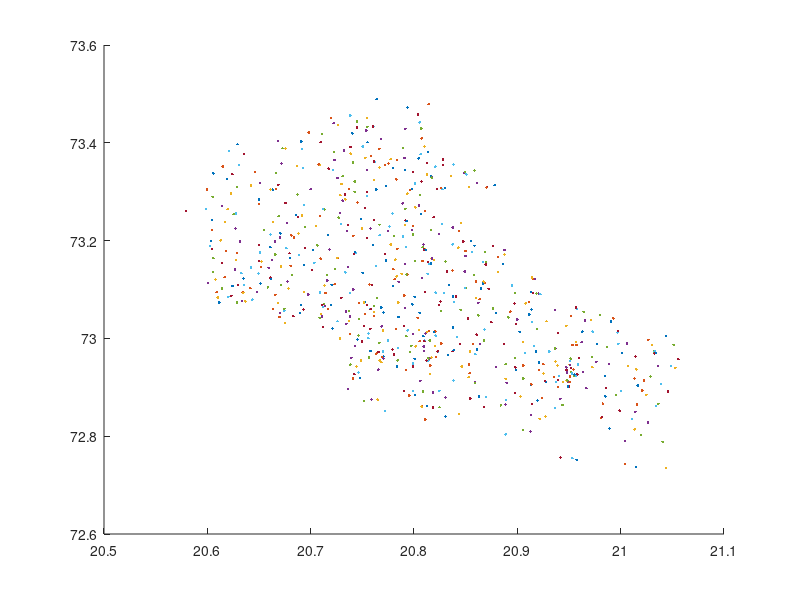

The MATLAB source for this figure:
% Converts csv into mat data file
clc; clear all;
raw = csvread("school.csv");
X = raw(:,7)(2:end);
Y = raw(:,8)(2:end);
Z = raw(:,6)(2:end);
XX = []; YY = []; ZZ = [];
hold on
k = 0;
for i = 1:size(X)
  if(X(i)<30)
    plot(X(i),Y(i))
    XX = [XX;X(i)];
    YY = [YY;Y(i)];
    ZZ = [ZZ;Z(i)]
    k = k+1;
  else
    fprintf("%f %f %d\n", X(i), Y(i), k);
  end
end
disp(k);
data = [XX YY ZZ];
save('location.mat','data')
